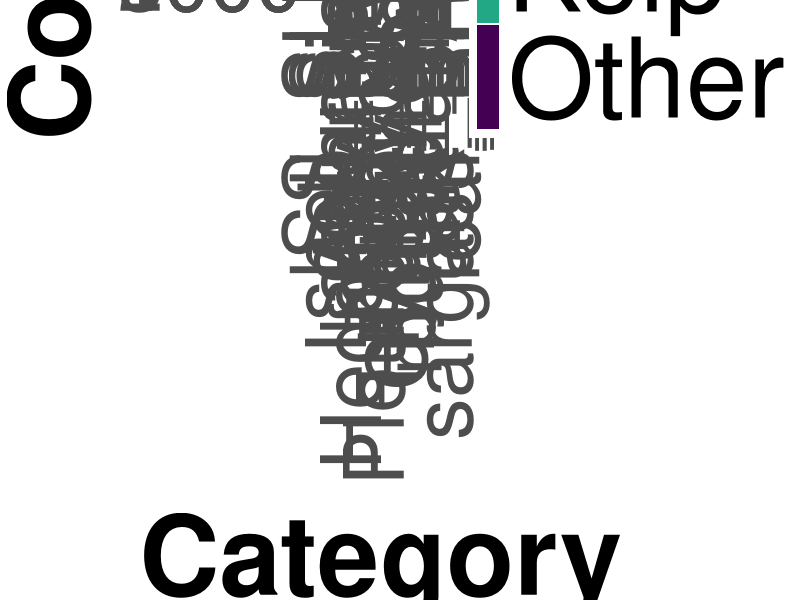
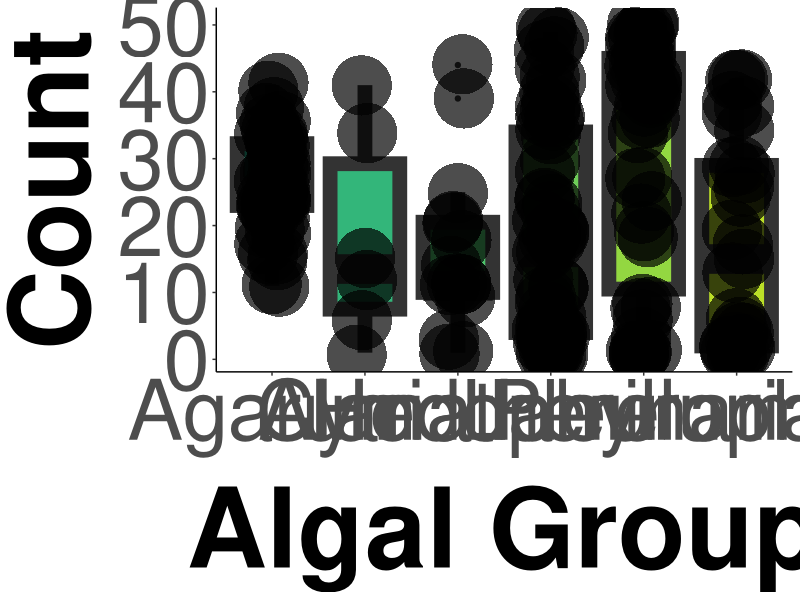
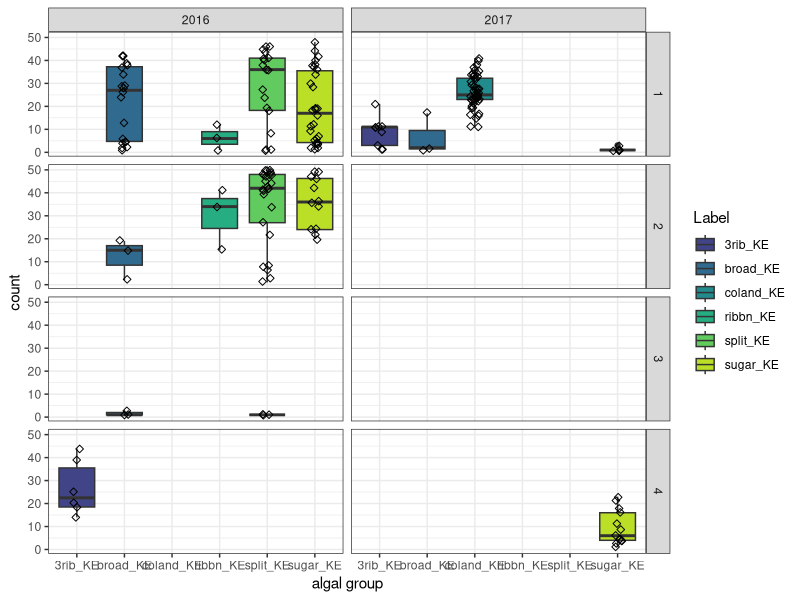
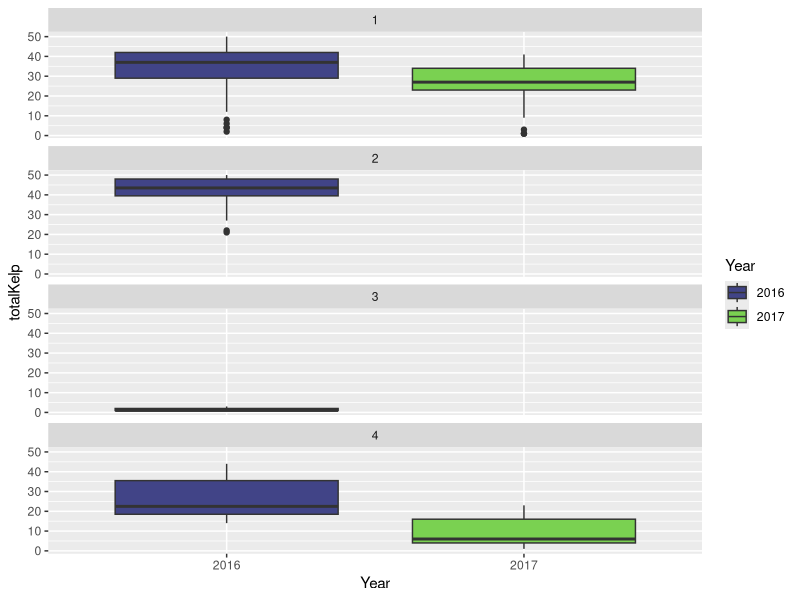
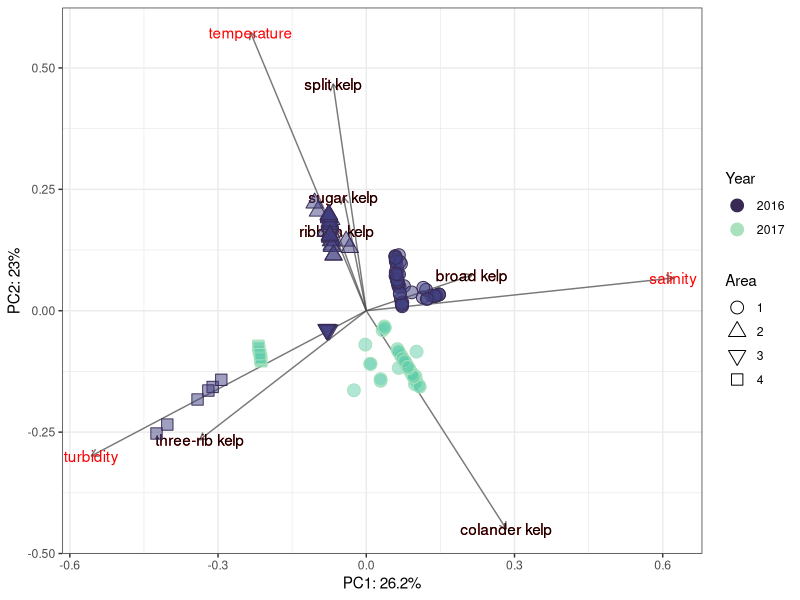
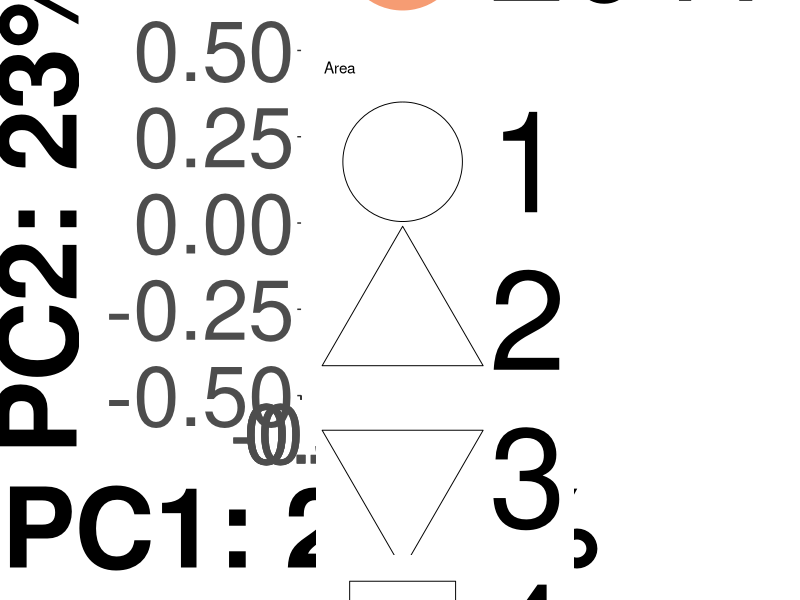
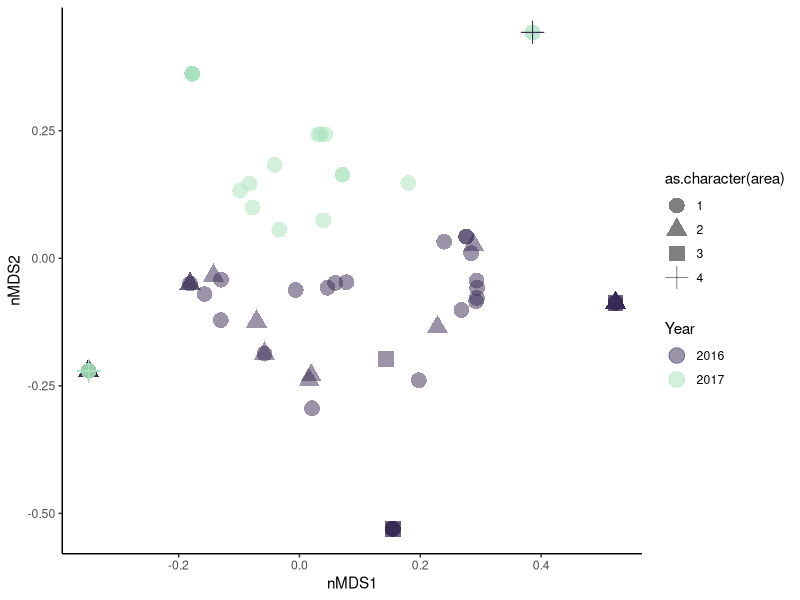
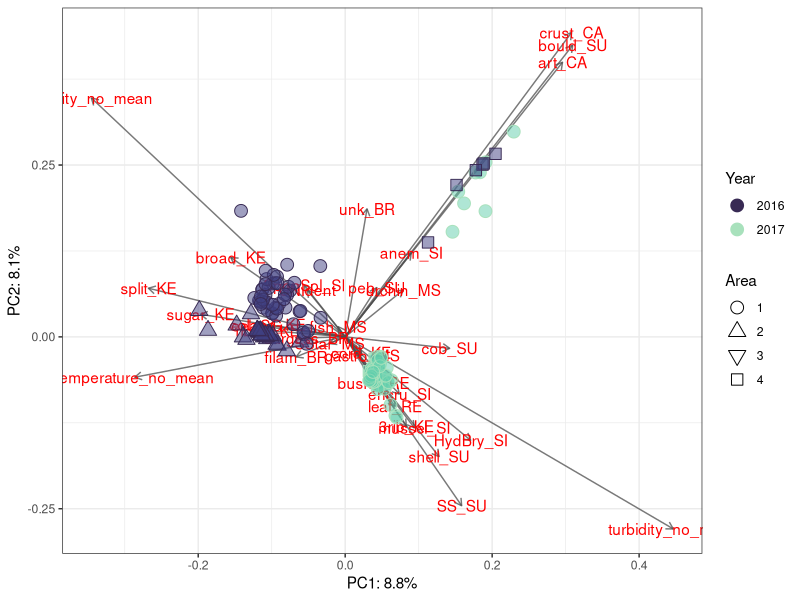

Write R code to recreate these figures, in order.
#+++++++++++++++++++++++++++++++++++++++++++++++++++++++++++++++++++++++++++++++
#                                                                             ##
# Coralnet Analysis                                                           ##
# Script created 202311-16                                                    ##
# Data source: Kasitsna Bay Lab - NOAA                                        ##
# R code prepared by Ross Whippo                                              ##
# Last updated 2023-11-23                                                     ##
#                                                                             ##
#+++++++++++++++++++++++++++++++++++++++++++++++++++++++++++++++++++++++++++++++

# SUMMARY:
# Code to analyze drop photo video still extracted from two years of footage
# in Kachemak Bay Alaska. Work for Abby Mish's Semester By the Bay Internship 

# Required Files (check that script is loading latest version):
# coralnetdata.csv

# Associated Scripts:
# FILE.R

# TO DO 

#+++++++++++++++++++++++++++++++++++++++++++++++++++++++++++++++++++++++++++++++
# TABLE OF CONTENTS                                                         ####
#                                                                              +
# LOAD PACKAGES                                                                +
# READ IN AND PREPARE DATA                                                     +
# MANIPULATE DATA                                                              +
#                                                                              +
#+++++++++++++++++++++++++++++++++++++++++++++++++++++++++++++++++++++++++++++++


#+++++++++++++++++++++++++++++++++++++++++++++++++++++++++++++++++++++++++++++++
# LOAD PACKAGES                                                             ####
#+++++++++++++++++++++++++++++++++++++++++++++++++++++++++++++++++++++++++++++++

library(tidyverse)
library(viridis)
library(vegan)
library(ggfortify)

# fuction for "%notin%
`%notin%` <- Negate(`%in%`)

#+++++++++++++++++++++++++++++++++++++++++++++++++++++++++++++++++++++++++++++++
# READ IN AND PREPARE DATA                                                  ####
#+++++++++++++++++++++++++++++++++++++++++++++++++++++++++++++++++++++++++++++++

# Import csv of coralnet annotations
coralnetdataraw <- read_csv("data/photoAnalysis/coralnetdata.csv", 
                                         col_types = cols(Latitude = col_number(), 
                                                          Longitude = col_number()))

# remove NA columns
coralnetdata <- coralnetdataraw %>%
  select_if(~!all(is.na(.))) %>%
  mutate(drop = str_sub(coralnetdataraw$Name, end = -20)) %>%
  mutate(area = case_when(drop == "KBAY_2017_07_13_GOPRO_193_clip_8.mp4" ~ 4,
                          drop == "KBAY_2017_07_13_GOPRO_194_clip_9.mp4" ~ 4,
                          drop == "KBAY_GOPR0_2016_07_20_325_clip-5.mp4" ~ 4,
                          drop == "KBAY_2016_07_14_GOPRO_341_clip-9.mp4" ~ 3,
                          drop == "KBAY_2016_07_13_512_clip-13.mp4" ~ 3,
                          drop == "KBAY_2016_07_13_634_clip-22.mp4" ~ 3,
                          drop == "KBAY_2017_07_12_GOPRO_148_clip_9.mp4" ~ 3,
                          drop == "KBAY_2017_07_12_GOPRO_146_clip_12.mp4" ~ 3,
                          drop == "KBAY_2017_07_12_GOPRO_145_clip_11.mp4" ~ 3,
                          drop == "KBAY_2016_07_10_191_clip-8.mp4" ~ 2,
                          drop == "KBAY_2016_07_10_275_clip-12.mp4" ~ 2,
                          drop == "KBAY_2016_07_10_150_clip-3.mp4" ~ 2,
                          drop == "KBAY_2017_07_18_GOPRO_964_clip_10.mp4" ~ 2,
                          drop == "KBAY_2017_07_19_GOPRO_253_clip_13.mp4" ~ 2,
                          drop == "KBAY_2017_07_19_GOPRO_251_clip_11.mp4" ~ 2,
                          drop == "KBAY_2016_07_11_181_clip-9.mp4" ~ 1,
                          drop == "KBAY_2016_07_11_143_clip-7.mp4" ~ 1,
                          drop == "KBAY_2017_07_15_GOPRO_094_clip_13.mp4" ~ 1,
                          drop == "KBAY_2017_07_15_GOPRO_083_clip_15.mp4" ~ 1,
                          drop == "KBAY_2017_07_15_GOPRO_082_clip_16.mp4" ~ 1))



# labelset from CoralNet
labelset <- read_csv("data/photoAnalysis/KBAY_labelset.csv")
labelset <- labelset %>%
  rename("Label" = "code")

# Import abiotic data
abiotic <- read_csv("data/areaMeans.csv")

# pull out year
coralnetdata$Year <- year(coralnetdata$Date)

# reshape dataset for kelp only PCA and add abiotics
coraltemp <- coralnetdata %>%
  filter(Label %in% c("split_KE", "coland_KE", "sugar_KE", "broad_KE", "3rib_KE", "ribbn_KE"))
coraltemp$seen <- 1
coralnetwide <- coraltemp %>%
  select(Name, drop, Label, area:seen) %>%
  group_by(Name, drop, Label, area, Year) %>%
  summarise(seen = sum(seen)) %>%
  ungroup() %>%
  left_join(abiotic, by = c("area", "Year")) %>%
  select(Name, drop, area, Year, Label, seen, temperature_no_mean:turbidity_no_sd) %>%
  pivot_wider(names_from = Label, values_from = seen, values_fill = 0)

# reshape for all algae and inverts
coraltemp <- coralnetdata
  coraltemp$seen <- 1
coralnetwideALL <- coraltemp %>%
    select(Name, drop, Label, area:seen) %>%
    group_by(Name, drop, Label, area, Year) %>%
    summarise(seen = sum(seen)) %>%
    ungroup() %>%
    left_join(abiotic, by = c("area", "Year")) %>%
    select(Name, drop, area, Year, Label, seen, temperature_no_mean:turbidity_no_sd) %>%
    pivot_wider(names_from = Label, values_from = seen, values_fill = 0)

#+++++++++++++++++++++++++++++++++++++++++++++++++++++++++++++++++++++++++++++++
# MANIPULATE DATA                                                           ####
#+++++++++++++++++++++++++++++++++++++++++++++++++++++++++++++++++++++++++++++++

# size = 3000 x 5000
# total number of each category observed across all photos
coralnetdata %>%
  filter(Label %notin% c("fish_MS",
                      "eel_SG",
                      "SStar_MS",
                      "urchin_MS",
                      "UNIdent",
                      "bushy_RE",
                      "anem_SI",
                      "cord_KE",
                      "encru_SI",
                      "gastro_MS",
                      "SponSol_SI")) %>%
  mutate(Category = case_when(Label == "sugar_KE" ~ "Hedophyllum",
                              Label == "split_KE" ~ "Laminaria",
                              Label == "broad_KE" ~ "Pleurophycus",
                              Label == "3rib_KE" ~ "Cymathere",
                              Label == "coland_KE" ~ "Agarum",
                              Label == "ribbn_KE" ~ "Alaria",
                              TRUE ~ Label)) %>%
  mutate(Group = case_when(Category %in% c("Hedophyllum",
                                        "Laminaria",
                                        "Pleurophycus",
                                        "Cymathere",
                                        "Agarum",
                                        "Alaria") ~ "Kelp",
                           TRUE ~ "Other")) %>%
ggplot(aes(x = forcats::fct_infreq(Category), fill = Group)) +
  geom_bar() +
  theme_classic() +
  scale_fill_viridis(discrete = TRUE, option = "D", begin = 0.6, end = 0) +
  labs(x="Category", y="Count") +
  theme(axis.text.x = element_text(angle = 90, vjust = 0.5, hjust=1)) +
  theme(axis.text=element_text(size=60),
      axis.title=element_text(size=80,face="bold"),
      legend.text=element_text(size=80),
      legend.title = element_text(size = 60)) + 
  theme(axis.title.x = element_text(margin = margin(t = 20)))


# size 5000 x 4000
# mean amount of kelp detected per photo
coralnetdata %>%
  filter(Label %in% c("split_KE", "coland_KE", "sugar_KE", "broad_KE", "3rib_KE", "ribbn_KE")) %>%
  mutate(Category = case_when(Label == "sugar_KE" ~ "Hedophyllum",
                              Label == "split_KE" ~ "Laminaria",
                              Label == "broad_KE" ~ "Pleurophycus",
                              Label == "3rib_KE" ~ "Cymathere",
                              Label == "coland_KE" ~ "Agarum",
                              Label == "ribbn_KE" ~ "Alaria",
                              TRUE ~ Label)) %>%
  group_by(Name, Category) %>%
  count(Category) %>%
ggplot(aes(x = Category, y = n, fill = Category)) +
  geom_boxplot(lwd = 5) +
  scale_fill_viridis(discrete = TRUE, option = "D", begin = 0.6, end = 0.9) +
  geom_jitter(width = 0.1, shape = 16, size = 20, alpha = 0.7) +
  labs(x = "Algal Group", y = "Count")  +
  theme_classic() +
  theme(legend.position="none") +
  theme(axis.text=element_text(size=60),
        axis.title=element_text(size=80,face="bold")) + 
  theme(axis.title.x = element_text(margin = margin(t = 20)))


# total kelp cover by area
coralnetdata %>%
  filter(Label %in% c("split_KE", "coland_KE", "sugar_KE", "broad_KE", "3rib_KE", "ribbn_KE")) %>%
  group_by(Name, Label, area, Year) %>%
  count(Label) %>%
  summarise(kelp = sum(n)) %>%
  ggplot(aes(x = Label, y = kelp)) +
  geom_boxplot(aes(fill = Label)) +
  scale_fill_viridis(discrete = TRUE, option = "D", begin = 0.2, end = 0.9) +
  geom_jitter(width = 0.1, shape = 5) +
  labs(x = "algal group", y = "count") +
  theme_bw() +
  facet_grid(area~Year)

# total kelp observed per area per year
coralnetwide %>%
  mutate(totalKelp = rowSums(across(c(split_KE:`3rib_KE`)))) %>%
  mutate(Year = as.character(Year)) %>%
  ggplot() +
  geom_boxplot(aes(x = Year, y = totalKelp, fill = Year)) +
  scale_fill_viridis(discrete = TRUE, begin = 0.2, end = 0.8) +
  facet_wrap(.~area, nrow = 4, ncol = 1)
  




############### PCA OF KELP PREVALENCE AND ABIOTIC PARAMETERS

kelpValues <- coralnetwide[11:16]

# drop site and area
adonis2(kelpValues ~ drop + area, data = coralnetwide, method = 'altGower', na.rm = TRUE)


# run PCA
PCA_results <-  rda(coralnetwide[,c(11:16, 5, 7, 9)], scale = TRUE)
# check that axes are above the mean (per Numerical Ecology)
ev <- PCA_results$CA$eig

# extract PCA coordinates
uscores <- data.frame(PCA_results$CA$u)
uscores1 <- inner_join(rownames_to_column(coralnetwide), rownames_to_column(data.frame(uscores)), by = "rowname")
vscores <- data.frame(PCA_results$CA$v)
# extract explanatory percentages
PCA_summary <- summary(PCA_results)
PCA_import <- as.data.frame(PCA_summary[["cont"]][["importance"]])
var_explained <- PCA_import[2, 1:2]

rownames(vscores) <- c("split kelp", "sugar kelp", "broad kelp",
                       "ribbon kelp", "colander kelp", "three-rib kelp",
                       "temperature", "salinity", "turbidity")

# make final ggplot figure (Points scaled by 1.5)
ggplot(uscores1) + 
  scale_fill_viridis(discrete = TRUE, option = "G", begin = 0.3, end = 0.8, guide = guide_legend(title = "Year"), alpha = 0.5) +
  scale_color_viridis(discrete = TRUE, option = "G", begin = 0.2, end = 0.9, guide = guide_legend(title = "Year"))  +
  geom_segment(data = vscores, aes(x = 0, y = 0, xend = PC1, yend = PC2), arrow=arrow(length=unit(0.2,"cm")),
               alpha = 0.75, color = 'grey30') +
  geom_text(data = vscores, aes(x = PC1, y = PC2, label = rownames(vscores)),
            col = 'red') +
  geom_text(data = vscores[1:6,], aes(x = PC1, y= PC2, label = rownames(vscores[1:6,])),
            col = "black") +
  geom_point(aes(x = PC1*1.5, y = PC2*1.5, fill = as.character(Year), color = as.character(Year),
                 shape = as.character(area)), size = 4) +
  scale_shape_manual(values = c(21, 24, 25, 22)) +
  labs(shape = "Area") +
  theme_bw() +
  theme(strip.text.y = element_text(angle = 0)) +
  labs(x=paste0("PC1: ",round(var_explained[1]*100,1),"%"),
       y=paste0("PC2: ",round(var_explained[2]*100,1),"%"))





# HIGH RESOLUTION IMAGE
# EXPORT AS 5000 X 4000

# make final ggplot figure (Points scaled by 1.5)
ggplot(uscores1) + 
  scale_fill_viridis(discrete = TRUE, option = "F", begin = 0.5, end = 0.7, guide = guide_legend(title = "Year"), alpha = 0.5) +
  scale_color_viridis(discrete = TRUE, option = "F", begin = 0.4, end = 0.8, guide = guide_legend(title = "Year"))  +
  geom_point(aes(x = PC1*1.5, y = PC2*1.5, fill = as.character(Year), color = as.character(Year),
                 shape = as.character(area)), size = 40) +
  geom_segment(data = vscores, aes(x = 0, y = 0, xend = PC1, yend = PC2), arrow=arrow(length=unit(2,"cm")),
               alpha = 0.75, color = 'grey30', size = 5) +
  geom_text(data = vscores, aes(x = PC1, y = PC2, label = rownames(vscores)),
            col = 'red', size = 30) +
  geom_text(data = vscores[1:6,], aes(x = PC1, y= PC2, label = rownames(vscores[1:6,])),
            col = "black", size = 30) +
  scale_shape_manual(values = c(21, 24, 25, 22)) +
  labs(shape = "Area") +
  theme_bw() +
  theme(strip.text.y = element_text(angle = 0)) +
  labs(x=paste0("PC1: ",round(var_explained[1]*100,1),"%"),
       y=paste0("PC2: ",round(var_explained[2]*100,1),"%")) +
  theme(axis.text=element_text(size=60),
        axis.title=element_text(size=80,face="bold"),
        legend.text=element_text(size=100))

################### nMDS

# run the nMDS
kelp_mds <- metaMDS(kelpValues, distance = "altGower")
# extract the 'points' from the nMDS that you will plot in ggplot2
kelp_mds_points <- kelp_mds$points
# turn those plot points into a dataframe that ggplot2 can read
kelp_mds_points <- data.frame(kelp_mds_points)
# join your plot points with your summed species observations from each habitat type
plot_data <- data.frame(kelp_mds_points, coralnetwide[,c(3,4)])



# run the ggplot
ggplot(plot_data, aes(x=MDS1, y=MDS2, 
                            color = as.character(Year))) +  
  labs(x = "nMDS1", y = "nMDS2") +
  theme_classic() + 
  geom_point(size = 5, aes(shape = as.character(area)), alpha = 0.5) + 
  scale_color_viridis(discrete = TRUE, begin = 0.2, end = 0.9, option = "G", name = "Year") 


# MAKE CSV FOR ARCMAP
dropArc <- coralnetdataraw %>%
  select_if(~!all(is.na(.))) %>%
  mutate(drop = str_sub(coralnetdataraw$Name, end = -20)) %>%
  select(drop, Date, Latitude, Longitude)
dropArc$YY <- year(dropArc$Date)
dropArc <- dropArc %>%
  distinct()

write_csv(dropArc, "data/drops.csv")



############### PCA OF ALL LABEL PREVALENCE AND ABIOTIC PARAMETERS

allValues <- coralnetwideALL[11:40]

# drop site and area
adonis2(allValues ~ drop + area, data = coralnetwideALL, method = 'altGower', na.rm = TRUE)


# run PCA
PCA_results <-  rda(coralnetwideALL[,c(11:40, 5, 7, 9)], scale = TRUE)
# check that axes are above the mean (per Numerical Ecology)
ev <- PCA_results$CA$eig

# extract PCA coordinates
uscores <- data.frame(PCA_results$CA$u)
uscores1 <- inner_join(rownames_to_column(coralnetwide), rownames_to_column(data.frame(uscores)), by = "rowname")
vscores <- data.frame(PCA_results$CA$v)
# extract explanatory percentages
PCA_summary <- summary(PCA_results)
PCA_import <- as.data.frame(PCA_summary[["cont"]][["importance"]])
var_explained <- PCA_import[2, 1:2]

# make final ggplot figure (Points scaled by 1.5)
ggplot(uscores1) + 
  scale_fill_viridis(discrete = TRUE, option = "G", begin = 0.3, end = 0.8, guide = guide_legend(title = "Year"), alpha = 0.5) +
  scale_color_viridis(discrete = TRUE, option = "G", begin = 0.2, end = 0.9, guide = guide_legend(title = "Year"))  +
  geom_segment(data = vscores, aes(x = 0, y = 0, xend = PC1, yend = PC2), arrow=arrow(length=unit(0.2,"cm")),
               alpha = 0.75, color = 'grey30') +
  geom_text(data = vscores, aes(x = PC1, y = PC2, label = rownames(vscores)),
            col = 'red') +
  geom_point(aes(x = PC1*1.5, y = PC2*1.5, fill = as.character(Year), color = as.character(Year),
                 shape = as.character(area)), size = 4) +
  scale_shape_manual(values = c(21, 24, 25, 22)) +
  labs(shape = "Area") +
  theme_bw() +
  theme(strip.text.y = element_text(angle = 0)) +
  labs(x=paste0("PC1: ",round(var_explained[1]*100,1),"%"),
       y=paste0("PC2: ",round(var_explained[2]*100,1),"%"))


################### nMDS

# run the nMDS
kelp_mds <- metaMDS(kelpValues, distance = "altGower")
# extract the 'points' from the nMDS that you will plot in ggplot2
kelp_mds_points <- kelp_mds$points
# turn those plot points into a dataframe that ggplot2 can read
kelp_mds_points <- data.frame(kelp_mds_points)
# join your plot points with your summed species observations from each habitat type
plot_data <- data.frame(kelp_mds_points, coralnetwide[,c(3,4)])



# run the ggplot
ggplot(plot_data, aes(x=MDS1, y=MDS2, 
                      color = as.character(Year))) +  
  labs(x = "nMDS1", y = "nMDS2") +
  theme_classic() + 
  geom_point(size = 5, aes(shape = as.character(area)), alpha = 0.5) + 
  scale_color_viridis(discrete = TRUE, begin = 0.2, end = 0.9, option = "G", name = "Year") 


####
#<<<<<<<<<<<<<<<<<<<<<<<<<<END OF SCRIPT>>>>>>>>>>>>>>>>>>>>>>>>#

# SCRATCH PAD ####


coralnetdata$drop %>%
  setdiff(dropArc$drop)
unique(coralnetdata$drop)

coraltemp %>%
  select(area, Year) %>%
  unique()


test <- coralnetdata %>%
  filter(drop == "KBAY_2017_07_12_GOPRO_148_clip_9.mp4")
unique(test$Label)

test <- coralnetdata %>%
  filter(area %in% c(2,3) & Year == "2017")
unique(test$Label)
